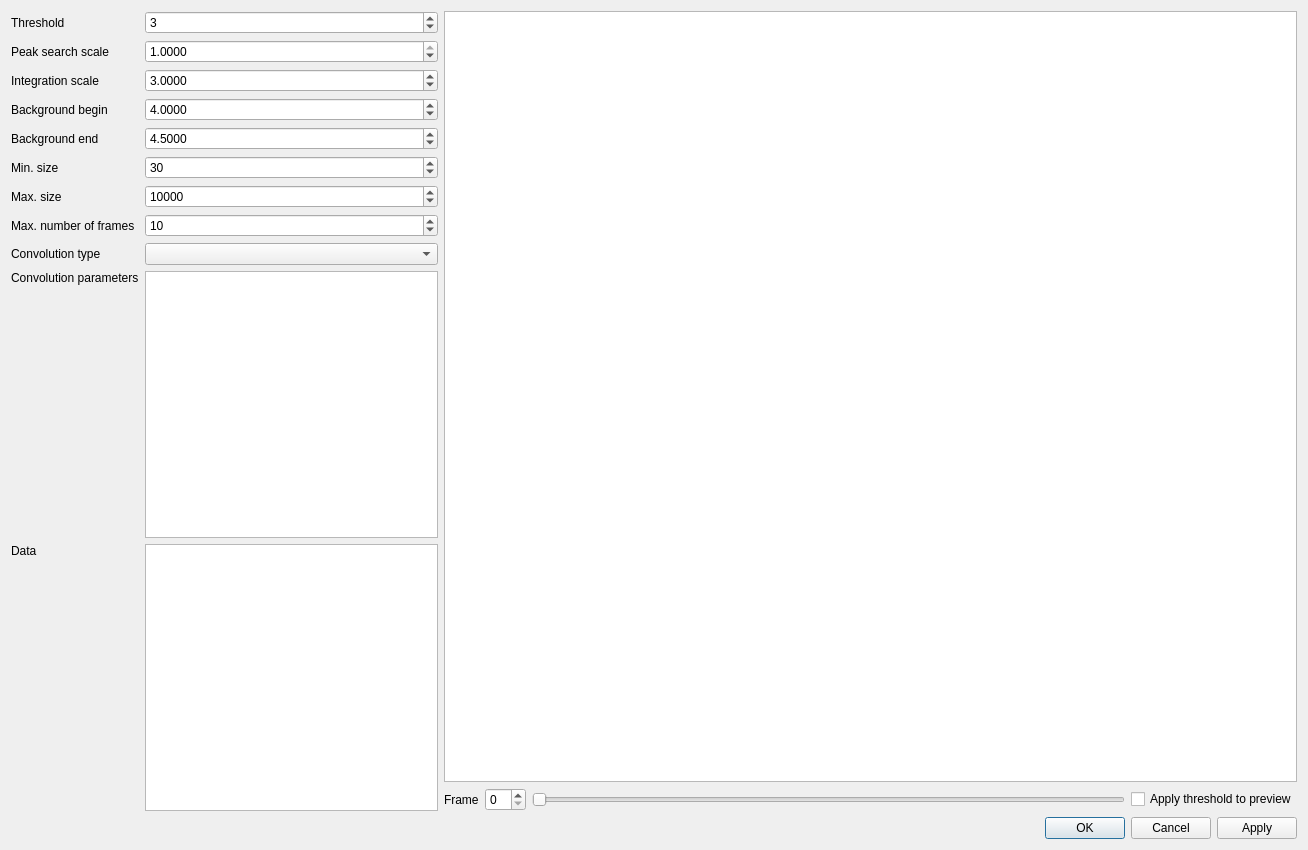
<?xml version="1.0" encoding="UTF-8"?>
<ui version="4.0">
 <class>DialogPeakFind</class>
 <widget class="QDialog" name="DialogPeakFind">
  <property name="geometry">
   <rect>
    <x>0</x>
    <y>0</y>
    <width>1308</width>
    <height>850</height>
   </rect>
  </property>
  <property name="sizePolicy">
   <sizepolicy hsizetype="Expanding" vsizetype="Expanding">
    <horstretch>1</horstretch>
    <verstretch>1</verstretch>
   </sizepolicy>
  </property>
  <property name="windowTitle">
   <string>nsxqt Peak Finder</string>
  </property>
  <property name="modal">
   <bool>false</bool>
  </property>
  <layout class="QVBoxLayout" name="verticalLayout_3">
   <item>
    <layout class="QHBoxLayout" name="horizontalLayout_2" stretch="1,2">
     <item>
      <layout class="QGridLayout" name="gridLayout">
       <item row="0" column="0">
        <widget class="QLabel" name="label_5">
         <property name="text">
          <string>Threshold</string>
         </property>
         <property name="alignment">
          <set>Qt::AlignLeading|Qt::AlignLeft|Qt::AlignVCenter</set>
         </property>
        </widget>
       </item>
       <item row="0" column="1">
        <widget class="QDoubleSpinBox" name="threshold">
         <property name="decimals">
          <number>0</number>
         </property>
         <property name="maximum">
          <double>1000000.000000000000000</double>
         </property>
         <property name="singleStep">
          <double>1.000000000000000</double>
         </property>
         <property name="value">
          <double>3.000000000000000</double>
         </property>
        </widget>
       </item>
       <item row="1" column="0">
        <widget class="QLabel" name="confidenceLabel_2">
         <property name="text">
          <string>Peak search scale</string>
         </property>
        </widget>
       </item>
       <item row="1" column="1">
        <widget class="QDoubleSpinBox" name="searchScale">
         <property name="decimals">
          <number>4</number>
         </property>
         <property name="maximum">
          <double>1.000000000000000</double>
         </property>
         <property name="singleStep">
          <double>0.001000000000000</double>
         </property>
         <property name="value">
          <double>1.000000000000000</double>
         </property>
        </widget>
       </item>
       <item row="2" column="0">
        <widget class="QLabel" name="label_7">
         <property name="text">
          <string>Integration scale</string>
         </property>
        </widget>
       </item>
       <item row="2" column="1">
        <widget class="QDoubleSpinBox" name="peakScale">
         <property name="decimals">
          <number>4</number>
         </property>
         <property name="value">
          <double>3.000000000000000</double>
         </property>
        </widget>
       </item>
       <item row="3" column="0">
        <widget class="QLabel" name="label_8">
         <property name="text">
          <string>Background begin</string>
         </property>
        </widget>
       </item>
       <item row="3" column="1">
        <widget class="QDoubleSpinBox" name="bkgBegin">
         <property name="decimals">
          <number>4</number>
         </property>
         <property name="value">
          <double>4.000000000000000</double>
         </property>
        </widget>
       </item>
       <item row="4" column="0">
        <widget class="QLabel" name="label_9">
         <property name="text">
          <string>Background end</string>
         </property>
        </widget>
       </item>
       <item row="4" column="1">
        <widget class="QDoubleSpinBox" name="bkgEnd">
         <property name="decimals">
          <number>4</number>
         </property>
         <property name="value">
          <double>4.500000000000000</double>
         </property>
        </widget>
       </item>
       <item row="5" column="0">
        <widget class="QLabel" name="minCompLabel">
         <property name="text">
          <string>Min. size</string>
         </property>
        </widget>
       </item>
       <item row="5" column="1">
        <widget class="QSpinBox" name="minSize">
         <property name="maximum">
          <number>2000000000</number>
         </property>
         <property name="value">
          <number>30</number>
         </property>
        </widget>
       </item>
       <item row="6" column="0">
        <widget class="QLabel" name="maxCompLabel">
         <property name="text">
          <string>Max. size</string>
         </property>
        </widget>
       </item>
       <item row="6" column="1">
        <widget class="QSpinBox" name="maxSize">
         <property name="maximum">
          <number>2000000000</number>
         </property>
         <property name="value">
          <number>10000</number>
         </property>
        </widget>
       </item>
       <item row="7" column="0">
        <widget class="QLabel" name="label_6">
         <property name="text">
          <string>Max. number of frames</string>
         </property>
        </widget>
       </item>
       <item row="7" column="1">
        <widget class="QSpinBox" name="maxFrames">
         <property name="minimum">
          <number>1</number>
         </property>
         <property name="maximum">
          <number>100000</number>
         </property>
         <property name="value">
          <number>10</number>
         </property>
        </widget>
       </item>
       <item row="8" column="0">
        <widget class="QLabel" name="filterLabel">
         <property name="text">
          <string>Convolution type</string>
         </property>
         <property name="alignment">
          <set>Qt::AlignLeading|Qt::AlignLeft|Qt::AlignVCenter</set>
         </property>
        </widget>
       </item>
       <item row="8" column="1">
        <layout class="QVBoxLayout" name="verticalLayout_2">
         <item>
          <widget class="QComboBox" name="convolver">
           <property name="insertPolicy">
            <enum>QComboBox::InsertAlphabetically</enum>
           </property>
          </widget>
         </item>
        </layout>
       </item>
       <item row="9" column="0">
        <widget class="QLabel" name="label_3">
         <property name="text">
          <string>Convolution parameters</string>
         </property>
         <property name="alignment">
          <set>Qt::AlignLeading|Qt::AlignLeft|Qt::AlignTop</set>
         </property>
        </widget>
       </item>
       <item row="9" column="1">
        <widget class="QTableWidget" name="convolverParameters"/>
       </item>
       <item row="10" column="0">
        <widget class="QLabel" name="label_4">
         <property name="text">
          <string>Data</string>
         </property>
         <property name="alignment">
          <set>Qt::AlignLeading|Qt::AlignLeft|Qt::AlignTop</set>
         </property>
        </widget>
       </item>
       <item row="10" column="1">
        <widget class="QListWidget" name="dataList"/>
       </item>
      </layout>
     </item>
     <item>
      <layout class="QVBoxLayout" name="verticalLayout">
       <item>
        <widget class="QGraphicsView" name="preview">
         <property name="sizePolicy">
          <sizepolicy hsizetype="Expanding" vsizetype="Expanding">
           <horstretch>1</horstretch>
           <verstretch>0</verstretch>
          </sizepolicy>
         </property>
        </widget>
       </item>
       <item>
        <layout class="QHBoxLayout" name="horizontalLayout">
         <item>
          <widget class="QLabel" name="label">
           <property name="text">
            <string>Frame</string>
           </property>
          </widget>
         </item>
         <item>
          <widget class="QSpinBox" name="frameIndex">
           <property name="readOnly">
            <bool>false</bool>
           </property>
           <property name="buttonSymbols">
            <enum>QAbstractSpinBox::UpDownArrows</enum>
           </property>
           <property name="singleStep">
            <number>1</number>
           </property>
          </widget>
         </item>
         <item>
          <widget class="QSlider" name="frameSlider">
           <property name="tracking">
            <bool>true</bool>
           </property>
           <property name="orientation">
            <enum>Qt::Horizontal</enum>
           </property>
           <property name="tickPosition">
            <enum>QSlider::NoTicks</enum>
           </property>
          </widget>
         </item>
         <item>
          <widget class="QCheckBox" name="applyThreshold">
           <property name="text">
            <string>Apply threshold to preview</string>
           </property>
          </widget>
         </item>
        </layout>
       </item>
      </layout>
     </item>
    </layout>
   </item>
   <item>
    <widget class="QDialogButtonBox" name="cancelOK">
     <property name="standardButtons">
      <set>QDialogButtonBox::Apply|QDialogButtonBox::Cancel|QDialogButtonBox::Ok</set>
     </property>
    </widget>
   </item>
  </layout>
 </widget>
 <resources/>
 <connections/>
</ui>
